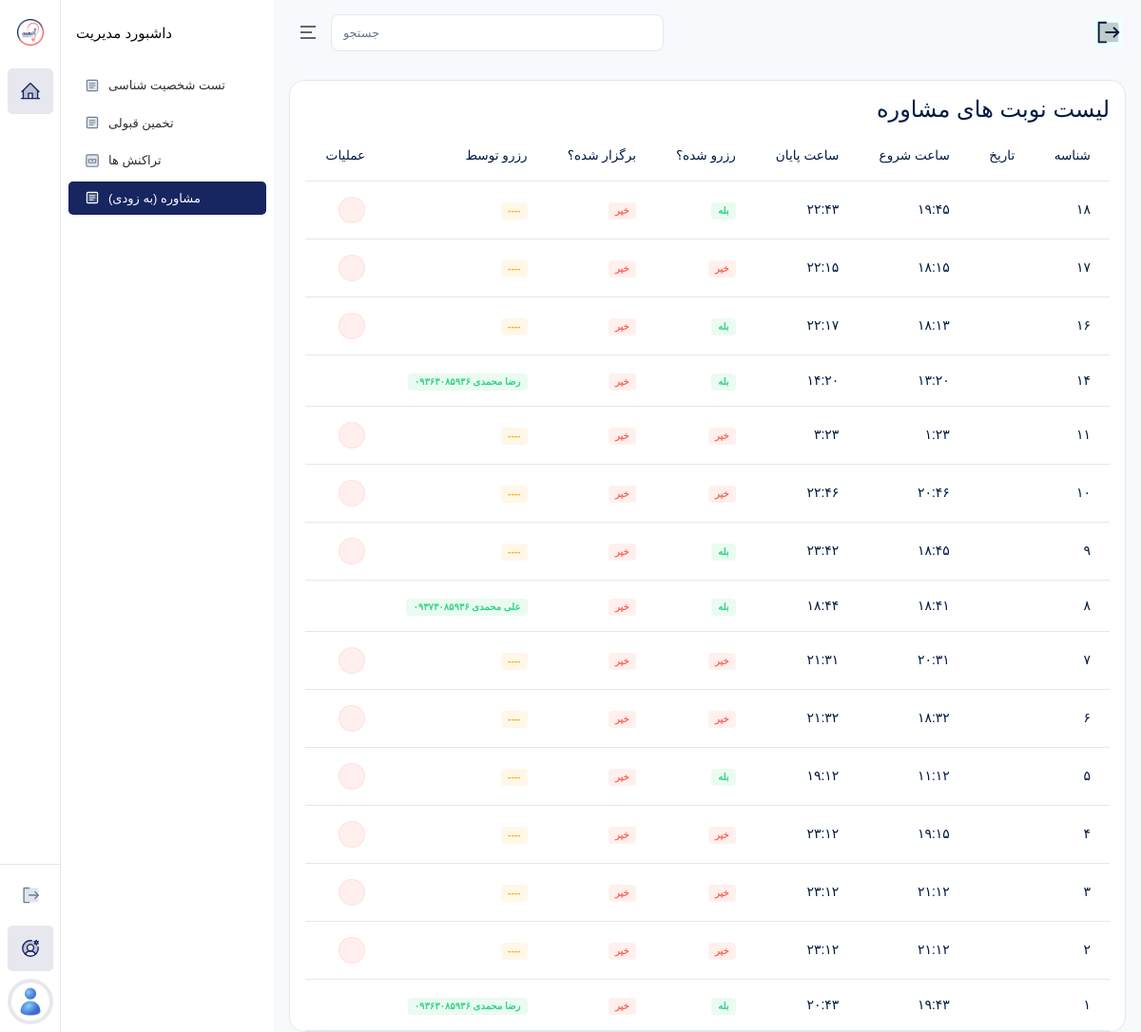
Page /accounts/admins/schedules/ on the earlier database version.
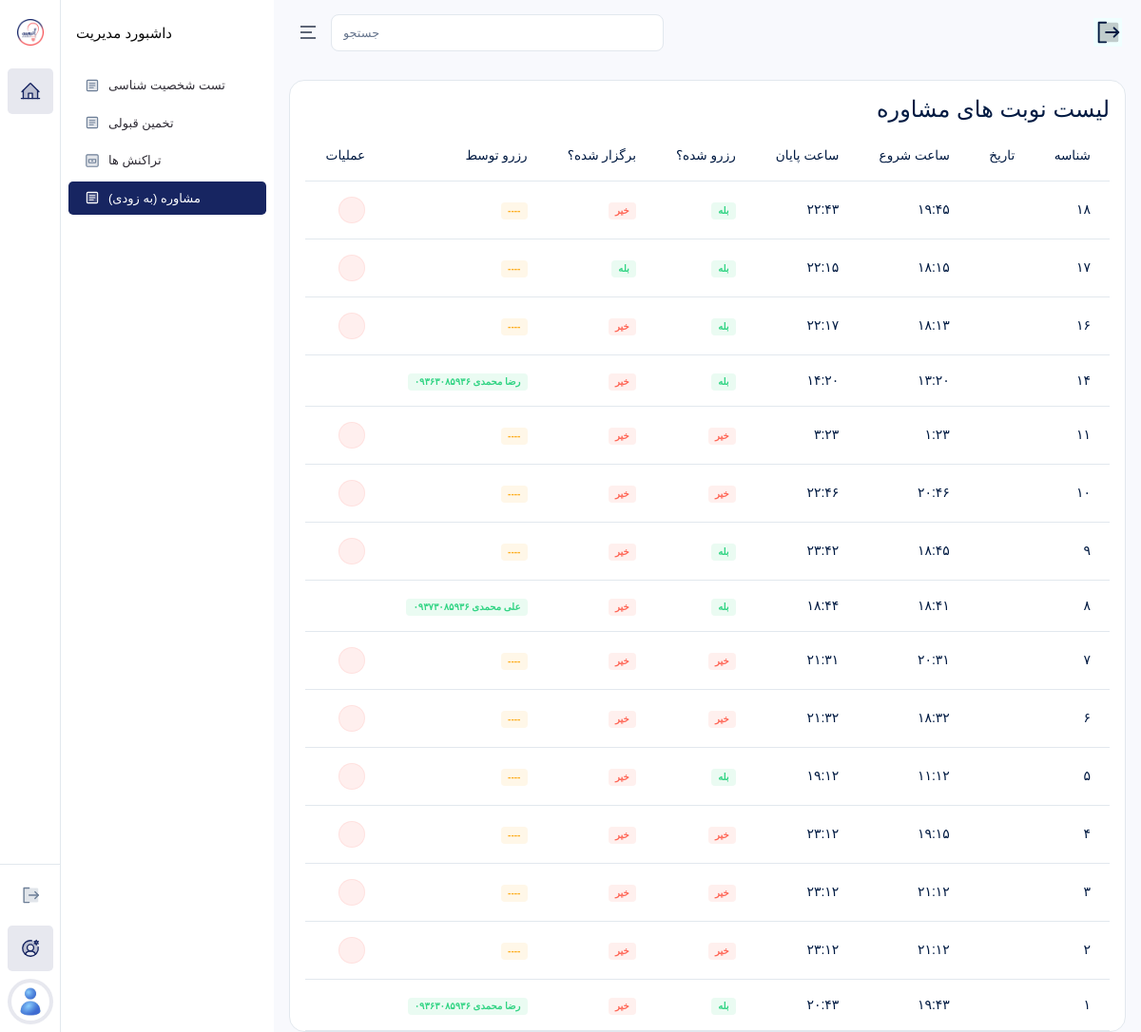
Same page on the later database version.
### accounts/models.py (models this page shows)
class ConsultantSchedule(models.Model):
    consultant = models.ForeignKey(
        Consultant,
        on_delete=models.CASCADE,
        verbose_name="مشاور"
    )
    date = models.DateField(
        verbose_name="تاریخ"
    )
    start_time = models.TimeField(
        verbose_name="ساعت شروع"
    )
    end_time = models.TimeField(
        verbose_name="ساعت پایان"
    )
    is_reserved = models.BooleanField(
        default=False,
        verbose_name="رزرو شده؟"
    )
    is_held = models.BooleanField(
        default=False,
        verbose_name="برگزار شده؟"
    )
    class Meta:
        verbose_name = "برنامه حضور مشاور"
        verbose_name_plural = "برنامه های حضور مشاور"
        ordering = ["-id"]

### accounts/views.py (the view)
# urls.py: path("admins/schedules/", AdminConsultantScheduleListView.as_view(), name="admin_schedule_list"),
class AdminConsultantScheduleListView(ListView):
    model = ConsultantSchedule
    template_name = "accounts/admins/schedule_list.html"
    context_object_name = "schedules"
    def get_context_data(self, **kwargs):
        context = super().get_context_data(**kwargs)
        schedules = ConsultantSchedule.objects.all()
        for schedule in schedules:
            consultation = Consultation.objects.filter(
                schedule=schedule
            ).select_related("service__student__user").first()
            schedule.request = consultation
            schedule.date_shamsi = jdatetime.date.fromgregorian(
                date=schedule.date
            ).strftime("%Y/%m/%d")
        context["schedules"] = schedules
        return context

### pages/views.py (called while the page is built, shortened)
def global_context(request):
    has_database_service = False
    wallet = False
    nayeb_link = Consultant.objects.filter(
        user__last_name="نایب زاده"
    ).first()
    try:
        nayeb_consultant_open = User.objects.filter(id=73).first().user_consultant.show_schedules
        jahan_consultant_open = User.objects.filter(id=74).first().user_consultant.show_schedules
    except:
        nayeb_consultant_open = False
        jahan_consultant_open = False
    return {
        "has_database_service": has_database_service,
        "nayeb_link": nayeb_link,
        "wallet": wallet,
        "nayeb_consultant_open": nayeb_consultant_open,
        "jahan_consultant_open": jahan_consultant_open,
    }

### templates/accounts/admins/schedule_list.html (shortened to what this page needs)
{% extends 'bases/dashboard.html' %}
{% load static %}
{% block content %}
<div class="table-responsive" dir="rtl">
    <div class="card-header justify-content-between">
        <div class="card-title">
            <h4>
                لیست نوبت های مشاوره
            </h4>
        </div>
    </div>
    <table class="table text-nowrap table-hover">
        <thead>
            <tr>
                <th scope="col">شناسه</th>
                <th scope="col">تاریخ</th>
                <th scope="col">ساعت شروع</th>
                <th scope="col">ساعت پایان</th>
                <th scope="col">رزرو شده؟</th>
                <th scope="col">برگزار شده؟</th>
                <th scope="col">رزرو توسط</th>
                <th scope="col">عملیات</th>
            </tr>
        </thead>
        <tbody>
            {% for schedule in schedules %}
            <tr>
                <td>
                    {{ schedule.id }}
                </td>
                <td>
                </td>
                <td>
                    {{ schedule.start_time }}
                </td>
                <td>
                    {{ schedule.end_time }}
                </td>
                <td>
                    {% if schedule.is_reserved %}
                    <span class="badge bg-success-transparent">بله</span>
                    {% else %}
                    <span class="badge bg-danger-transparent">خیر</span>
                    {% endif %}
                </td>
                <td>
                    {% if schedule.is_held %}
                    <span class="badge bg-success-transparent">بله</span>
                    {% else %}
                    <span class="badge bg-danger-transparent">خیر</span>
                    {% endif %}
                </td>
                <td>
                    {% if schedule.request %}
                    <span class="badge bg-success-transparent">{{ schedule.request.service.student.user.get_full_name }} {{ schedule.request.service.student.user.mobile }}</span>
                    {% else %}
                    <span class="badge bg-warning-transparent">----</span>
                    {% endif %}
                </td>
                <td>
                    {% if schedule.request == None %}
                    <a href="{% url 'admin_schedule_delete' schedule.id %}" class="btn btn-icon btn-sm btn-danger-transparent rounded-pill">
                        <i class="ri-delete-bin-line"></i>
                    </a>
                    {% endif %}
                </td>
            </tr>
            {% empty %}
            <tr>
                <td colspan="8" style="text-align: center;">
                    موردی یافت نشد.
                </td>
            </tr>
            {% endfor %}
        </tbody>
    </table>
</div>
{% endblock %}

Differences in the rows shown:
changed ConsultantSchedule (number 2 of 15 on the later page): is_reserved "خیر" → "بله"; is_held "خیر" → "بله"
